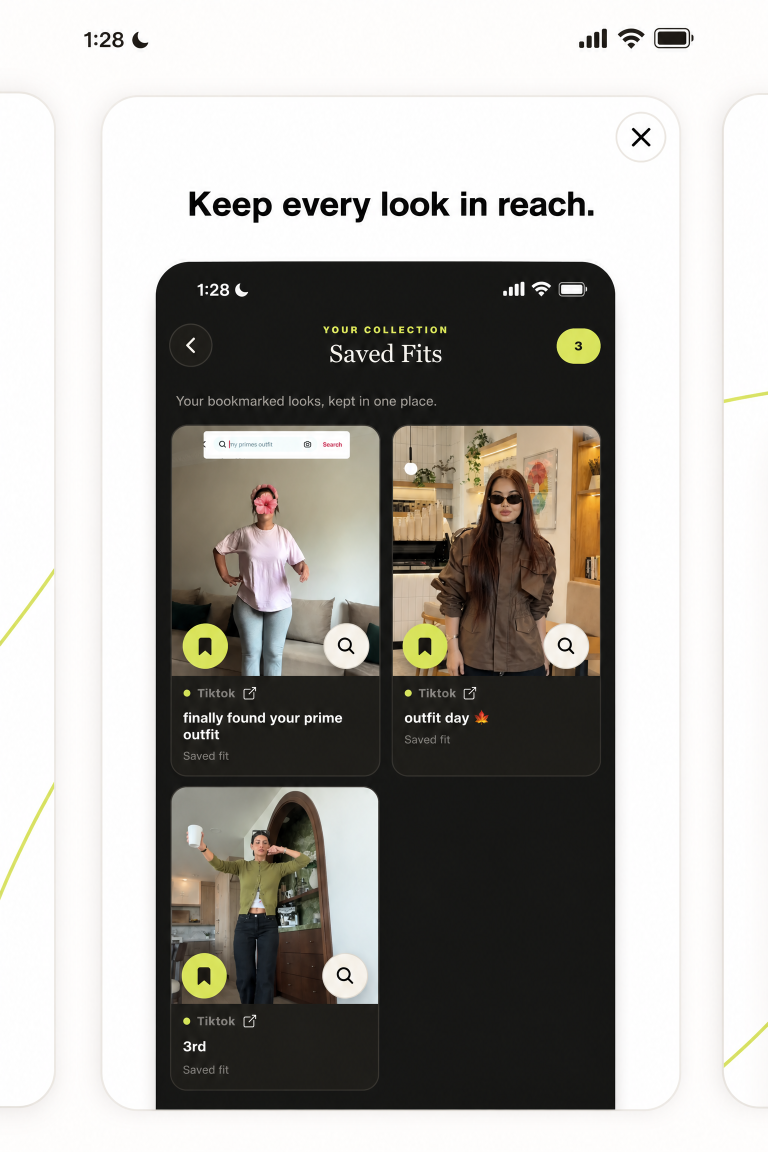
#> input picture docs/app-store/uvel-app-store-carousel-white.png, 1536 x 2304 px, found by its file name (shown at 1/2 size)
$ python fit-white-carousel.py
#> lines starting #> are read from the running program, lines starting #| are printed output that depends on the picture
from pathlib import Path
from PIL import Image

source = Path("/home/ubuntu/uvel/docs/app-store/uvel-app-store-carousel-white.png")
target = Path("/home/ubuntu/uvel/docs/app-store/uvel-app-store-carousel-white-1290x2796.png")
canvas_size = (1290, 2796)

with Image.open(source).convert("RGB") as image:
#> image is the input picture: PIL image 1536x2304 RGB; mean R, G, B 172.7, 170.3, 165.8
    scale = min(canvas_size[0] / image.width, canvas_size[1] / image.height)
#> scale = 0.84
    resized = image.resize((round(image.width * scale), round(image.height * scale)), Image.Resampling.LANCZOS)
    canvas = Image.new("RGB", canvas_size, "#FFFFFF")
#> canvas: PIL image 1290x2796 RGB; every value is 255
    offset = ((canvas.width - resized.width) // 2, (canvas.height - resized.height) // 2)
#> offset = (0, 430)
    canvas.paste(resized, offset)
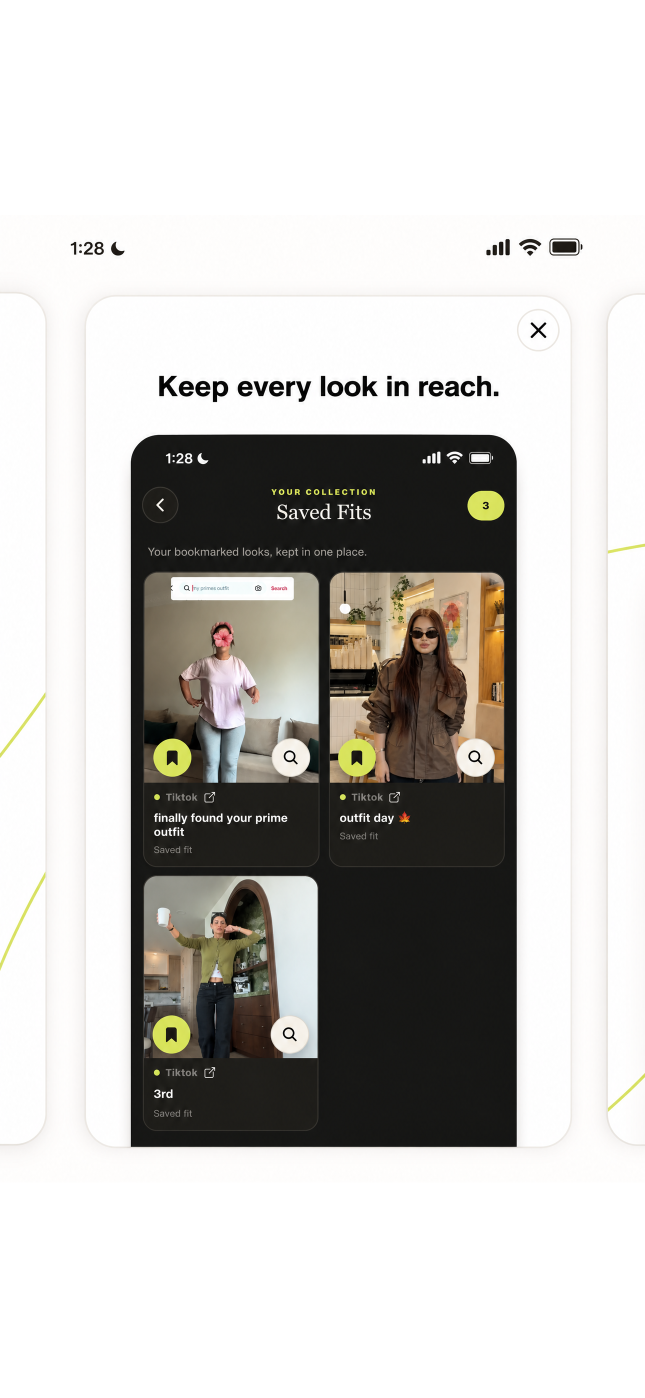
#> canvas: PIL image 1290x2796 RGB (shown at 1/2 size); mean R, G, B 198, 196.4, 193.2
    canvas.save(target, format="PNG", optimize=True)
    print(f"saved {target} at {canvas.size[0]}x{canvas.size[1]}")
#| saved /home/ubuntu/uvel/docs/app-store/uvel-app-store-carousel-white-1290x2796.png at 1290x2796

$ run again, with docs/app-store/uvel-app-store-carousel-saved-fits.png copied over docs/app-store/uvel-app-store-carousel-white.png
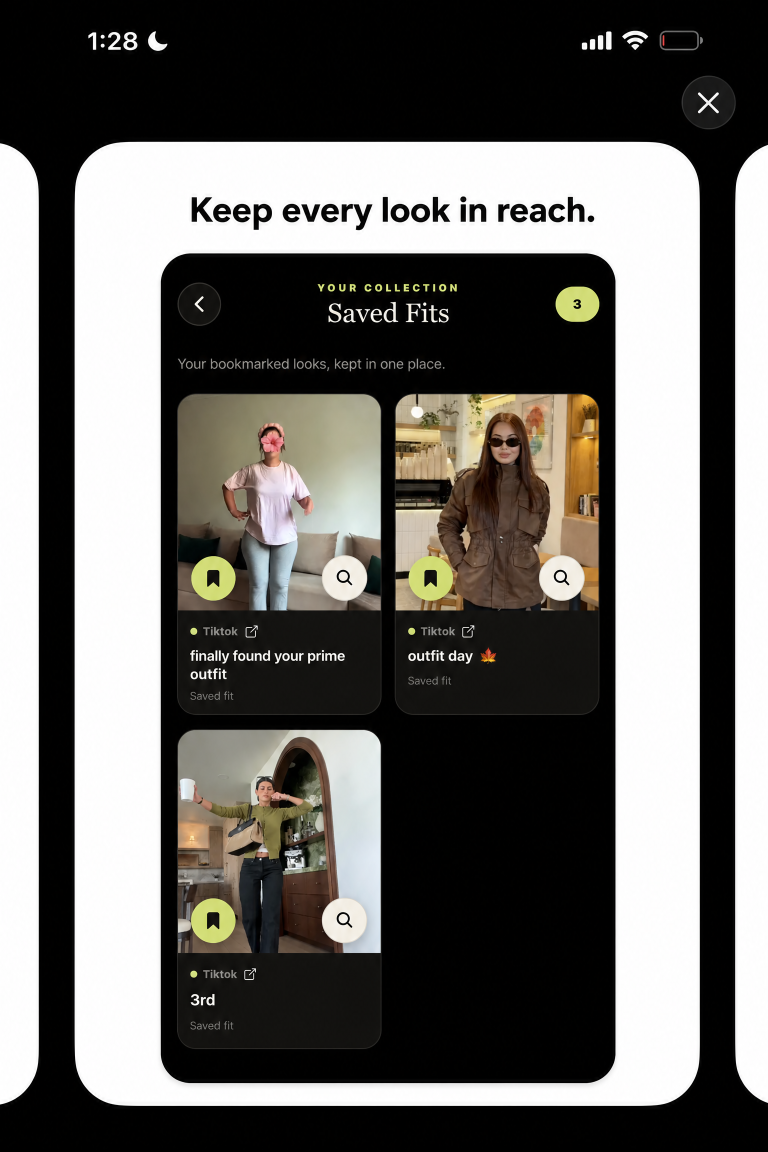
#> input picture docs/app-store/uvel-app-store-carousel-saved-fits.png, 1536 x 2304 px, found by its file name (shown at 1/2 size)
#> image is the input picture: PIL image 1536x2304 RGB; mean R, G, B 106.8, 105, 101.7
#> `canvas.paste(resized, offset)`:
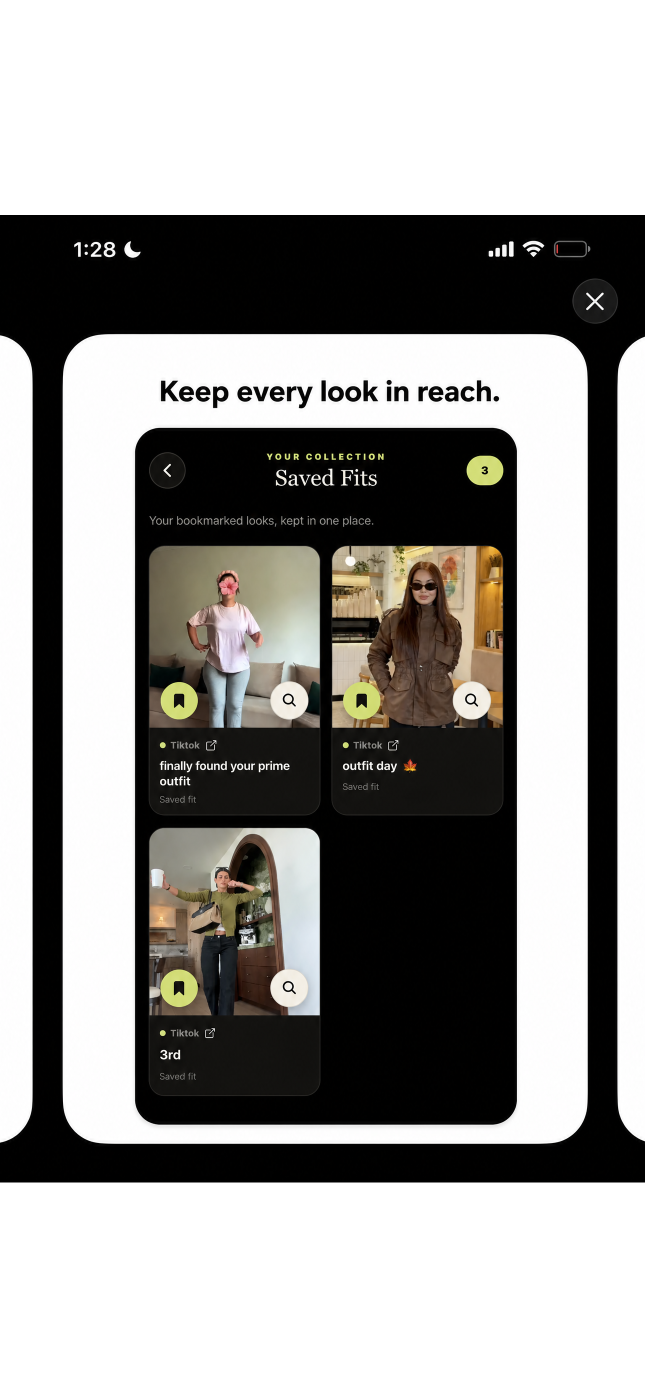
#> canvas: PIL image 1290x2796 RGB (shown at 1/2 size); mean R, G, B 152.5, 151.2, 148.9
#| saved /home/ubuntu/uvel/docs/app-store/uvel-app-store-carousel-white-1290x2796.png at 1290x2796
